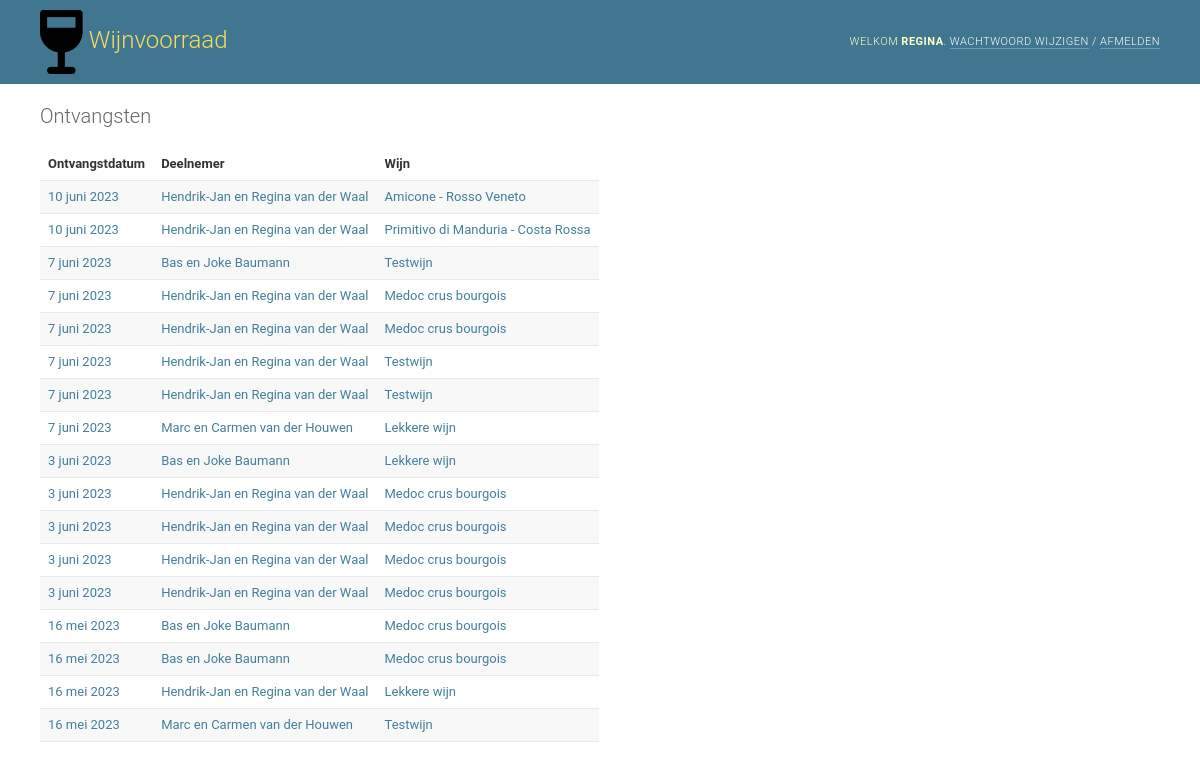
The app's page /WijnVoorraad/ontvangsten/ (signed in), older data.
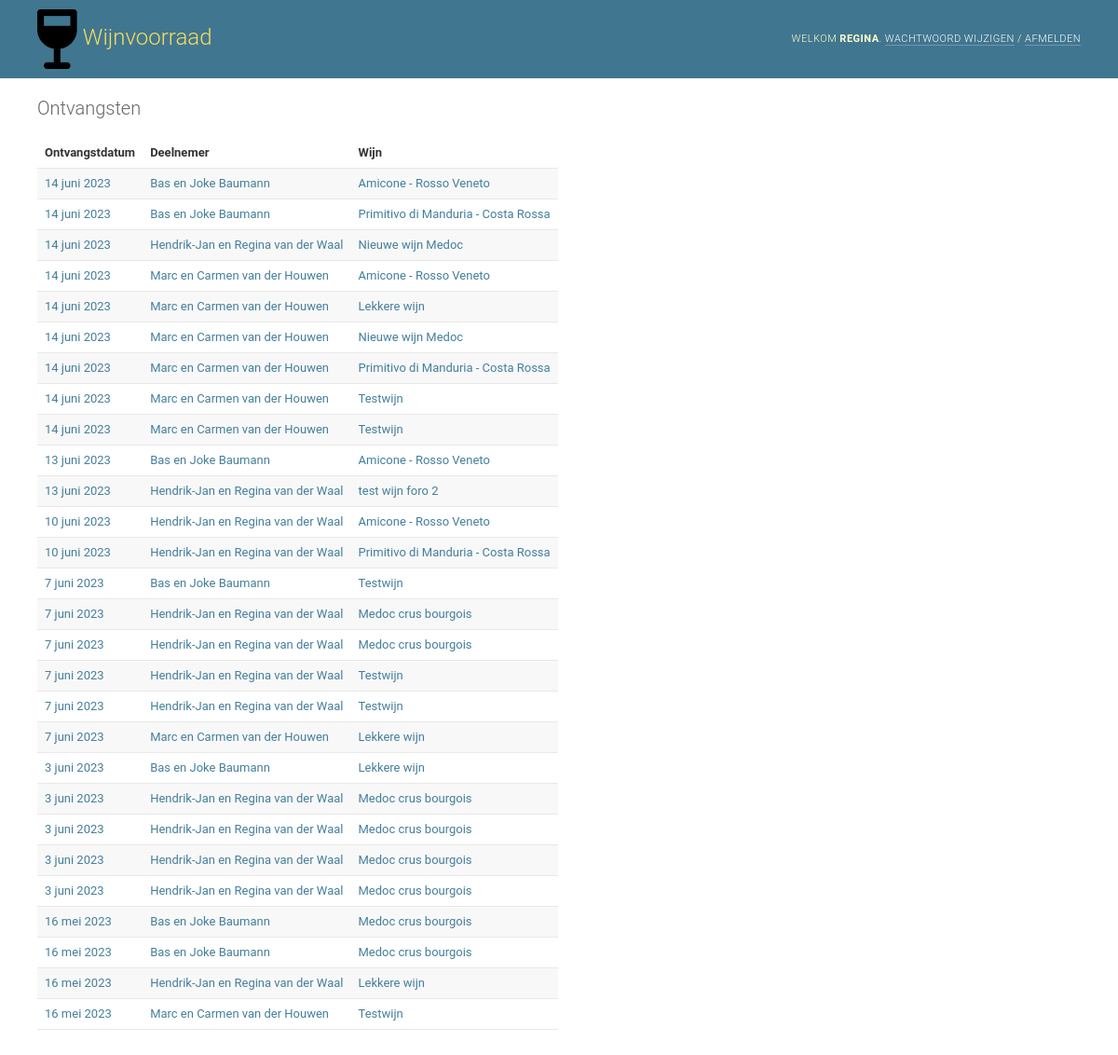
The same page, newer data.
### WijnVoorraad/models.py (models this page shows, shortened)
class Ontvangst(models.Model):
    deelnemer = models.ForeignKey(Deelnemer, on_delete=models.PROTECT)
    wijn = models.ForeignKey(Wijn, on_delete=models.PROTECT)
    datumOntvangst = models.DateField(default=datetime.now)
    leverancier = models.CharField(max_length=200, blank=True)
    website = models.URLField(max_length=200, blank=True)
    prijs = models.DecimalField(max_digits=5, decimal_places=2, null=True, blank=True)
    opmerking = models.CharField(max_length=200, blank=True)
    class Meta:
        ordering = ["-datumOntvangst", "deelnemer", "wijn"]
        verbose_name_plural = "ontvangsten"

class Deelnemer(models.Model):
    naam = models.CharField(max_length=200)
    standaardLocatie = models.ForeignKey(
        Locatie, on_delete=models.SET_NULL, blank=True, null=True
    )
    users = models.ManyToManyField(
        User,
        through="DeelnemerUser",
        through_fields=("deelnemer", "user"),
    )
    class Meta:
        ordering = ["naam"]

class Wijn(models.Model):
    naam = models.CharField(max_length=200)
    domein = models.CharField(max_length=200)
    wijnsoort = models.ForeignKey(WijnSoort, on_delete=models.PROTECT)
    def validate_jaartal(jaartal):
        if not (1900 < jaartal < 2500):
            raise ValidationError(
                (
                    "%(jaartal)s is geen geldig jaartal. Het jaartal moet liggen tussen 1901 en 2499"
                ),
                params={"jaartal": jaartal},
            )
    jaar = models.PositiveSmallIntegerField(
        null=True, blank=True, validators=[validate_jaartal]
    )
    land = models.CharField(max_length=200, blank=True)
    streek = models.CharField(max_length=200, blank=True)
    classificatie = models.CharField(max_length=200, blank=True)
    leverancier = models.CharField(max_length=200, blank=True)
    website = models.URLField(max_length=200, blank=True)
    opmerking = models.CharField(max_length=200, blank=True)
    foto = models.ImageField(upload_to='images/', null=True, blank=True)
    datumAangemaakt = models.DateTimeField(auto_now_add=True)
    datumAfgesloten = models.DateTimeField(null=True, blank=True)
    wijnDruivensoorten = models.ManyToManyField(
        DruivenSoort,
        through="WijnDruivensoort",
        through_fields=("wijn", "druivensoort"),
        null=True, blank=True
        )
    class Meta:
        ordering = ["naam"]
        verbose_name_plural = "wijnen"
        constraints = [
            models.UniqueConstraint(
                name="unique_wijn",
                fields=["naam", "domein"],
                deferrable=Deferrable.DEFERRED,
            )
        ]

### WijnVoorraad/views.py (the view)
# urls.py: path('ontvangsten/', OntvangstListView.as_view(), name='ontvangstlist'),
class OntvangstListView(LoginRequiredMixin, ListView):
    model = Ontvangst
    context_object_name = 'ontvangsten'

### WijnVoorraad/templates/WijnVoorraad/ontvangst_list.html
{% extends "./base.html" %}
{% block content %}
    <h1>Ontvangsten</h1>
    <table>
        <tr>
            <td class="rowheader">
                Ontvangstdatum
            </td>
            <td class="rowheader">
                Deelnemer
            </td>
            <td class="rowheader">
                Wijn
            </td>
        </tr>
        {% for o in ontvangsten %}
            <tr>
                <td>
                    <a href="{% url 'WijnVoorraad:ontvangstdetail' o.id %}">{{ o.datumOntvangst}}</a>
                </td>
                <td>
                    <a href="{% url 'WijnVoorraad:ontvangstdetail' o.id %}">{{ o.deelnemer.naam }}</a>
                </td>
                <td>
                    <a href="{% url 'WijnVoorraad:ontvangstdetail' o.id %}">{{ o.wijn.naam }}</a>
                </td>
            </tr>
        {% empty %}
            <p>Er zijn GEEN ontvangsten.</p>
        {% endfor %}
      </table>
{% endblock content %}

### WijnVoorraad/templates/WijnVoorraad/base.html (shortened to what this page needs)
{% load i18n static %}
<!DOCTYPE html>
<html lang="nl-nl">
<head>
    <link rel="stylesheet" href="{% static 'WijnVoorraad/style.css' %}">
</head>
<body>
<body class="{% if is_popup %}popup {% endif %}{% block bodyclass %}{% endblock %}"
  data-admin-utc-offset="{% now "Z" %}">
<div id="container">
    {% if not is_popup %}
    {% block header %}
    <div id="header">
        <div id="branding">
          <h1 id="site-name"><img src="{% static 'WijnVoorraad/Wineicon.png'%}" alt="logo">
            <a href="{% url 'WijnVoorraad:voorraadlist' %}">{{ site_header|default:_('Wijnvoorraad') }}</a></h1>
        </div>
        <div id="user-tools">
                Welkom
                <strong>{% firstof user.get_short_name user.get_username %}</strong>.
                <a href="{% url 'password_change' %}">Wachtwoord wijzigen</a> /
                <form id="logout-form" method="post" action="{% url 'logout' %}">
                    <button type="submit">Afmelden</button>
                </form>
        </div>
    </div>
    {% endblock %}
    {% endif %}
    <div class="main" id="main">
      <div class="content">
        <div id="content" class="{% block coltype %}colM{% endblock %}">
          {% block content %}{% endblock %}
          <br class="clear">
        </div>
      </div>
    </div>
</div>
</body>
</html>

### WijnVoorraad/static/WijnVoorraad/style.css (style rules this page uses)
.rowheader { font-weight: bold; }
:root { --primary: #79aec8; --secondary: #417690; --accent: #f5dd5d; --primary-fg: #fff; --body-fg: #333; --body-bg: #fff; --body-quiet-color: #666; --body-loud-color: #000; --header-color: #ffc; --header-branding-color: var(--accent); --header-bg: var(--secondary); --header-link-color: var(--primary-fg); --link-fg: #447e9b; --link-hover-color: #036; --link-selected-fg: #5b80b2; --hairline-color: #e8e8e8; --border-color: #ccc; --error-fg: #ba2121; --message-success-bg: #dfd; --message-warning-bg: #ffc; --message-error-bg: #ffefef; --darkened-bg: #f8f8f8; --selected-bg: #e4e4e4; --selected-row: #ffc; --button-fg: #fff; --button-bg: var(--primary); --button-hover-bg: #609ab6; --default-button-bg: var(--secondary); --default-button-hover-bg: #205067; --close-button-bg: #888; --close-button-hover-bg: #747474; --delete-button-bg: #ba2121; --delete-button-hover-bg: #a41515; --object-tools-fg: var(--button-fg); --object-tools-bg: var(--close-button-bg); --object-tools-hover-bg: var(--close-button-hover-bg); }
html, body { height: 100%; }
body { margin: 0; padding: 0; font-size: 0.875rem; font-family: "Roboto","Lucida Grande","DejaVu Sans","Bitstream Vera Sans",Verdana,Arial,sans-serif; color: var(--body-fg); background: var(--body-bg); }
a:link, a:visited { color: var(--link-fg); text-decoration: none; transition: color 0.15s, background 0.15s; }
h1,h2,h3,h4,h5 { font-weight: bold; }
h1 { margin: 0 0 20px; font-weight: 300; font-size: 1.25rem; color: var(--body-quiet-color); }
form { margin: 0; padding: 0; }
p img, h1 img, h2 img, h3 img, h4 img, td img { vertical-align: middle; }
table { border-collapse: collapse; border-color: var(--border-color); }
td, th { font-size: 0.8125rem; line-height: 16px; border-bottom: 1px solid var(--hairline-color); vertical-align: top; padding: 8px; }
tr:nth-child(odd), .row-form-errors { background: var(--body-bg); }
tr:nth-child(even), tr:nth-child(even) .errorlist, tr:nth-child(odd) + .row-form-errors, tr:nth-child(odd) + .row-form-errors .errorlist { background: var(--darkened-bg); }
#container { position: relative; width: 100%; min-width: 980px; padding: 0; display: flex; flex-direction: column; height: 100%; }
#container > div { flex-shrink: 0; }
#container > .main { display: flex; flex: 1 0 auto; }
.main > .content { flex: 1 0; max-width: 100%; }
#content { padding: 20px 40px; }
#header { width: auto; height: auto; display: flex; justify-content: space-between; align-items: center; padding: 10px 40px; background: var(--header-bg); color: var(--header-color); overflow: hidden; }
#header a:link, #header a:visited, #logout-form button { color: var(--header-link-color); }
#branding { float: left; }
#branding h1 { padding: 0; margin: 0 20px 0 0; font-weight: 300; font-size: 1.5rem; color: var(--header-branding-color); }
#branding h1 a:link, #branding h1 a:visited { color: var(--accent); }
#logout-form { display: inline; }
#logout-form button { background: none; border: 0; cursor: pointer; font-family: "Roboto","Lucida Grande","DejaVu Sans","Bitstream Vera Sans",Verdana,Arial,sans-serif; }
#user-tools { float: right; margin: 0 0 0 20px; text-align: right; }
#user-tools, #logout-form button { padding: 0; font-weight: 300; font-size: 0.6875rem; letter-spacing: 0.5px; text-transform: uppercase; }
#user-tools a, #logout-form button { border-bottom: 1px solid rgba(255, 255, 255, 0.25); }

Row changes from the older to the newer data that the page shows:
added Ontvangst: datumOntvangst "14 juni 2023", deelnemer.naam "Bas en Joke Baumann", wijn.naam "Amicone - Rosso Veneto"
added Ontvangst: datumOntvangst "14 juni 2023", deelnemer.naam "Bas en Joke Baumann", wijn.naam "Primitivo di Manduria - Costa Rossa"
added Ontvangst: datumOntvangst "14 juni 2023", deelnemer.naam "Hendrik-Jan en Regina van der Waal", wijn.naam "Nieuwe wijn Medoc"
added Ontvangst: datumOntvangst "14 juni 2023", deelnemer.naam "Marc en Carmen van der Houwen", wijn.naam "Amicone - Rosso Veneto"
added Ontvangst: datumOntvangst "14 juni 2023", deelnemer.naam "Marc en Carmen van der Houwen", wijn.naam "Lekkere wijn"
added Ontvangst: datumOntvangst "14 juni 2023", deelnemer.naam "Marc en Carmen van der Houwen", wijn.naam "Nieuwe wijn Medoc"
added Ontvangst: datumOntvangst "14 juni 2023", deelnemer.naam "Marc en Carmen van der Houwen", wijn.naam "Primitivo di Manduria - Costa Rossa"
added Ontvangst: datumOntvangst "14 juni 2023", deelnemer.naam "Marc en Carmen van der Houwen", wijn.naam "Testwijn"
added Ontvangst: datumOntvangst "14 juni 2023", deelnemer.naam "Marc en Carmen van der Houwen", wijn.naam "Testwijn"
added Ontvangst: datumOntvangst "13 juni 2023", deelnemer.naam "Bas en Joke Baumann", wijn.naam "Amicone - Rosso Veneto"
added Ontvangst: datumOntvangst "13 juni 2023", deelnemer.naam "Hendrik-Jan en Regina van der Waal", wijn.naam "test wijn foro 2"
